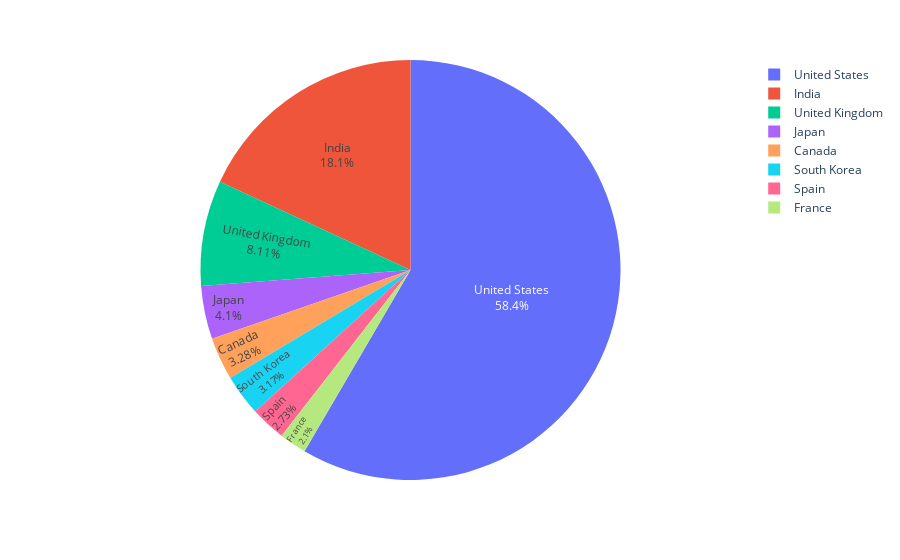

Write notebook code for a chart like this one.
### Code cell
import plotly.express as px
top = df['country'].value_counts()[0:8]
top.index

fig = px.pie(df,values = top,names = top.index,labels = top.index)
fig.update_traces(textposition = 'inside',textinfo = 'percent+label')
fig.show()
plt.savefig('country_post_fig.png')

### Figure 1 — Plotly figure (JSON) as saved in the notebook; plotly's stock layout.template omitted (floating-point values rounded to 4 significant figures)
{"data": [{"domain": {"x": [0, 1], "y": [0, 1]}, "hovertemplate": "label=%{label}<br>value=%{value}<extra></extra>", "labels": ["United States", "India", "United Kingdom", "Japan", "Canada", "South Korea", "Spain", "France"], "legendgroup": "", "name": "", "showlegend": true, "textinfo": "percent+label", "textposition": "inside", "type": "pie", "values": [2508, 777, 348, 176, 141, 136, 117, 90]}], "layout": {"legend": {"tracegroupgap": 0}, "margin": {"t": 60}}}
